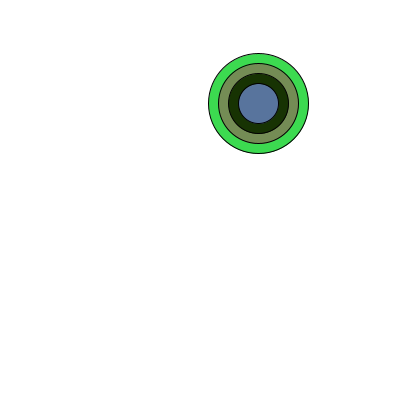
Frame 1 (no input)
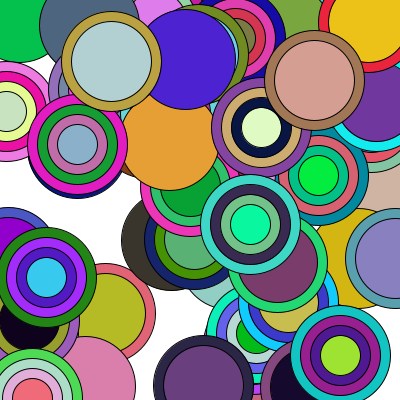
Frame 60 (the mouse pressed at the canvas centre just before this capture)
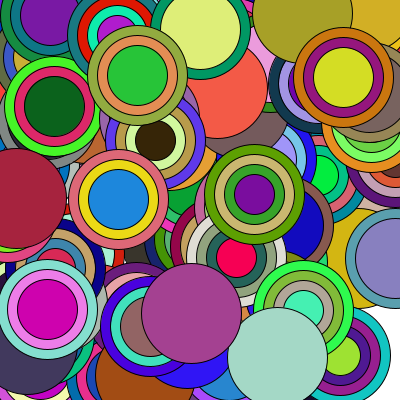
Frame 120 (the mouse held since frame 60 and released just before this capture)

The Processing sketch that drew these frames (run headless with seeded random() and noise(); from frame 60 on, the mouse is pressed at the canvas centre):

// Processing sketch: processing_146848
// ── processing_146848.pde

void setup() {
  size(400,400);
  background(255); 
  smooth();
  frameRate(5);
}
 
void draw() {
  int i;
  circles(random(width),random(height),
  int(random(1,5)));
}
 
void circles (float x, float y, int step) {
  for (int i = 0; i < step; i += 1) {
  fill(random(255),random(255),random(255));
  ellipse(x,y,100-20*i,100-20*i);
 }
}
